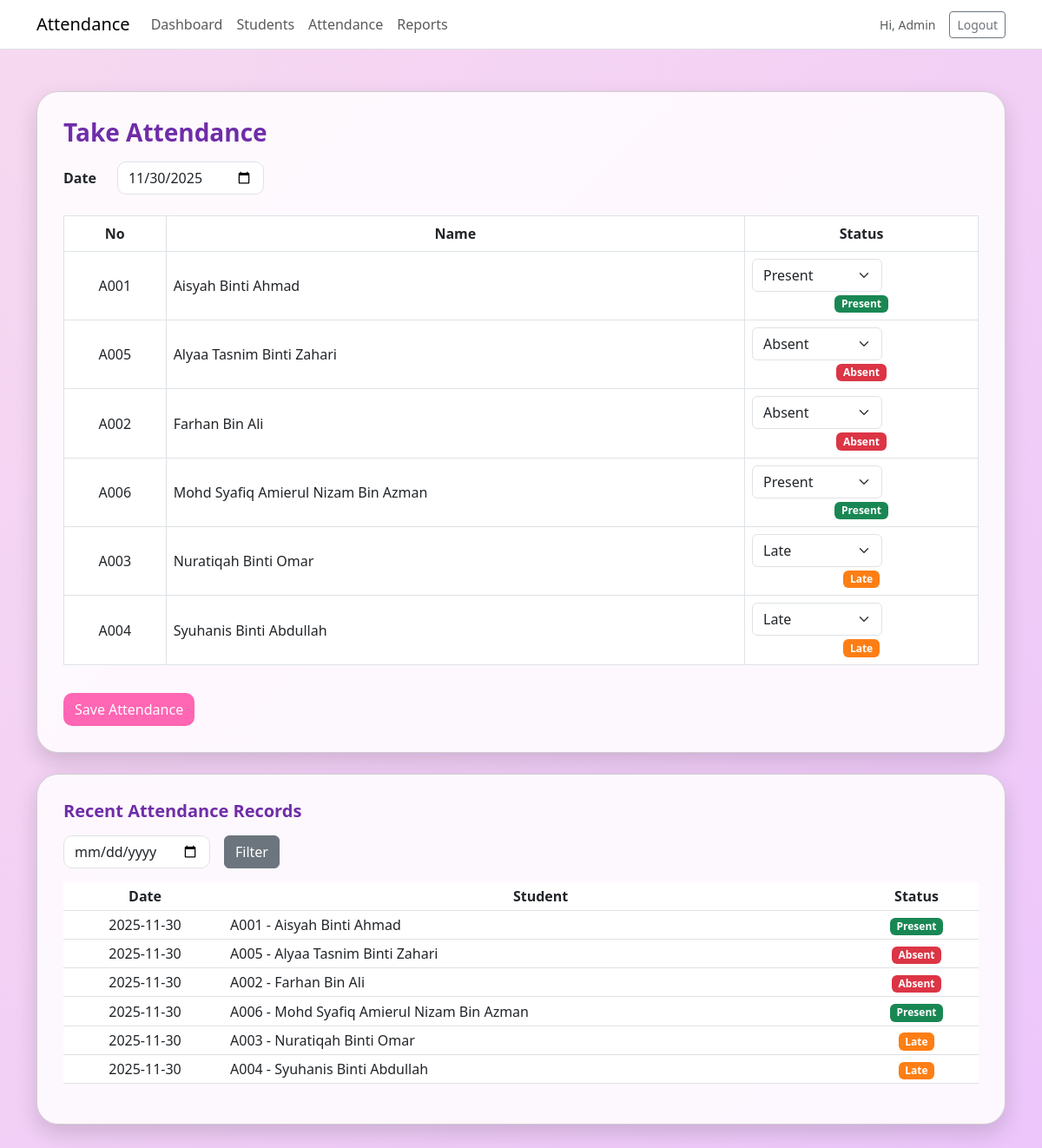
Screenshot of /student_attendance_system/attendance.php (signed in) with the database file from the repository.
### tables this page shows
CREATE TABLE `students` (
  `id` int(11) NOT NULL,
  `student_no` varchar(20) NOT NULL,
  `name` varchar(150) NOT NULL,
  `class` varchar(50) DEFAULT NULL,
  `created_at` timestamp NOT NULL DEFAULT current_timestamp()
);

CREATE TABLE `attendance` (
  `id` int(11) NOT NULL,
  `student_id` int(11) NOT NULL,
  `date` date NOT NULL,
  `status` enum('present','absent','late') NOT NULL DEFAULT 'present',
  `remark` varchar(255) DEFAULT NULL,
  `created_at` timestamp NOT NULL DEFAULT current_timestamp()
);

### student_attendance_system/attendance.php (the view, shortened to what this page needs)
<?php
require 'db.php';
$date = $_POST['date'] ?? date('Y-m-d');
$students = $pdo->query("SELECT * FROM students ORDER BY name")->fetchAll();
$existing_attendance = [];
$stmt = $pdo->prepare("SELECT * FROM attendance WHERE date = ?");
$stmt->execute([$date]);
foreach($stmt->fetchAll() as $row){
    $existing_attendance[$row['student_id']] = $row['status'];
}
$filter_date = $_POST['filter_date'] ?? '';
$query = "SELECT a.*, s.student_no, s.name FROM attendance a JOIN students s ON a.student_id=s.id";
$params = [];
$query .= " ORDER BY a.date DESC, s.name LIMIT 100";
$list = $pdo->prepare($query);
$list->execute($params);
$att_list = $list->fetchAll();
?>
<!doctype html>
<html lang="en">
<head>
<link href="https://cdn.jsdelivr.net/npm/bootstrap@5.3.0/dist/css/bootstrap.min.css" rel="stylesheet">
<link rel="stylesheet" href="assets/css/style.css">
</head>
<body>
<?php include 'navbar.php'; ?>
<div class="container py-5">
    <div class="card mb-4">
        <h3 class="mb-3 text-purple">Take Attendance</h3>
        <form method="post">
            <div class="mb-4 row align-items-center">
                <label class="col-auto col-form-label fw-semibold">Date</label>
                <div class="col-auto">
                    <input type="date" name="date" class="form-control" value="<?=htmlspecialchars($date)?>" onchange="this.form.submit()">
                </div>
            </div>
            <div class="table-responsive">
                <table class="table table-bordered table-hover align-middle text-center">
                    <thead>
                        <tr>
                            <th>No</th>
                            <th>Name</th>
                            <th>Status</th>
                        </tr>
                    </thead>
                    <tbody>
                        <?php foreach($students as $s):
                            $sel_status = $existing_attendance[$s['id']] ?? 'present';
                            $badge_class = $sel_status=='present'?'badge-present':($sel_status=='absent'?'badge-absent':'badge-late');
                        ?>
                        <tr>
                            <td><?=htmlspecialchars($s['student_no'])?></td>
                            <td class="text-start"><?=htmlspecialchars($s['name'])?></td>
                            <td>
                                <select name="status[<?= $s['id'] ?>]" class="form-select">
                                    <option value="present" <?= $sel_status=='present'?'selected':'' ?>>Present</option>
                                    <option value="absent" <?= $sel_status=='absent'?'selected':'' ?>>Absent</option>
                                    <option value="late" <?= $sel_status=='late'?'selected':'' ?>>Late</option>
                                </select>
                                <span class="badge <?=$badge_class?> mt-1"><?=ucfirst($sel_status)?></span>
                            </td>
                        </tr>
                        <?php endforeach; ?>
                    </tbody>
                </table>
            </div>
            <div class="mt-3">
                <button name="save_attendance" class="btn btn-pink">Save Attendance</button>
            </div>
        </form>
    </div>
    <div class="card">
        <h5 class="mb-3 text-purple">Recent Attendance Records</h5>
        <form method="post" class="row g-3 mb-3">
            <div class="col-auto">
                <input type="date" name="filter_date" class="form-control" value="<?=htmlspecialchars($filter_date)?>">
            </div>
            <div class="col-auto">
                <button class="btn btn-secondary" type="submit">Filter</button>
            </div>
        </form>
        <div class="table-responsive">
            <table class="table table-sm table-hover text-center align-middle">
                <thead>
                    <tr>
                        <th>Date</th>
                        <th>Student</th>
                        <th>Status</th>
                    </tr>
                </thead>
                <tbody>
                    <?php foreach($att_list as $a):
                        $status_class = $a['status']=='present'?'badge-present':($a['status']=='absent'?'badge-absent':'badge-late');
                    ?>
                    <tr>
                        <td><?=htmlspecialchars($a['date'])?></td>
                        <td class="text-start"><?=htmlspecialchars($a['student_no'].' - '.$a['name'])?></td>
                        <td><span class="badge <?=$status_class?>"><?=ucfirst($a['status'])?></span></td>
                    </tr>
                    <?php endforeach;?>
                </tbody>
            </table>
        </div>
    </div>
</div>
</body>
</html>

### student_attendance_system/navbar.php (shortened to what this page needs)
<?php
$user = $_SESSION['user'] ?? null;
?>
<nav class="navbar navbar-expand-lg navbar-light bg-white border-bottom">
  <div class="container">
    <a class="navbar-brand" href="dashboard.php">Attendance</a>
    <div class="collapse navbar-collapse" id="navMain">
      <ul class="navbar-nav me-auto mb-2 mb-lg-0">
        <li class="nav-item"><a class="nav-link" href="dashboard.php">Dashboard</a></li>
        <li class="nav-item"><a class="nav-link" href="students.php">Students</a></li>
        <li class="nav-item"><a class="nav-link" href="attendance.php">Attendance</a></li>
        <li class="nav-item"><a class="nav-link" href="reports.php">Reports</a></li>
      </ul>
      <div class="d-flex align-items-center">
        <?php if($user): ?>
          <span class="me-3 small text-muted">Hi, <?=htmlspecialchars($user['name'])?></span>
          <a href="logout.php" class="btn btn-sm btn-outline-secondary">Logout</a>
        <?php else: ?>
          <a href="index.php" class="btn btn-sm btn-primary">Login</a>
        <?php endif;?>
      </div>
    </div>
  </div>
</nav>

### student_attendance_system/css/style.css (style rules this page uses)
body { background-color: #b49bf7; font-family: 'Segoe UI', sans-serif; }
h1,h2,h3,h4,h5,h6 { font-weight: 600; }
.card { border-radius: 15px; box-shadow: 0 4px 12px rgba(0,0,0,0.1); }
.btn-pink { background-color: #db2777; color: #fff; transition: all .2s; border-radius: 10px; }
.form-control { border-radius: 10px; }
.badge-present { background-color: #db2777; color: #fff; }
.badge-absent { background-color: #6f42c1; color: #fff; }
.badge-late { background-color: #ff9f43; color: #fff; }

### student_attendance_system/attendance.php (style rules this page uses)
body { background: linear-gradient(135deg, #f7d9f0, #e9c0ff, #ffd6f2, #e8b0ff); background-size: 400% 400%; animation: gradientBG 15s ease infinite; font-family: 'Segoe UI', sans-serif; }
.card { border-radius: 25px; padding: 30px; backdrop-filter: blur(10px); background: rgba(255,255,255,0.85); box-shadow: 0 10px 25px rgba(0,0,0,0.15); animation: fadeSlideIn 0.8s ease forwards; opacity: 0; transform: translateY(20px); }
.btn-pink { background-color: #ff66b3; color: #fff; font-weight: 500; transition: all 0.3s ease; }
.text-purple { color: #6f2da8; }
.table thead { background-color: #d18cd1; color: #fff; }
.form-select { max-width: 150px; }
.badge-present { background-color: #198754; }
.badge-absent { background-color: #dc3545; }
.badge-late { background-color: #fd7e14; }

### rows the page displays
students: student_no "A001", name "Aisyah Binti Ahmad", id "Present"
students: student_no "A005", name "Alyaa Tasnim Binti Zahari", id "Absent"
students: student_no "A002", name "Farhan Bin Ali", id "Absent"
students: student_no "A006", name "Mohd Syafiq Amierul Nizam Bin Azman", id "Present"
students: student_no "A003", name "Nuratiqah Binti Omar", id "Late"
students: student_no "A004", name "Syuhanis Binti Abdullah", id "Late"
attendance: date "2025-11-30", student.name "A001 - Aisyah Binti Ahmad", status "Present"
attendance: date "2025-11-30", student.name "A005 - Alyaa Tasnim Binti Zahari", status "Absent"
attendance: date "2025-11-30", student.name "A002 - Farhan Bin Ali", status "Absent"
attendance: date "2025-11-30", student.name "A006 - Mohd Syafiq Amierul Nizam Bin Azman", status "Present"
attendance: date "2025-11-30", student.name "A003 - Nuratiqah Binti Omar", status "Late"
attendance: date "2025-11-30", student.name "A004 - Syuhanis Binti Abdullah", status "Late"

### other values shown
$user['name'] "Admin"
